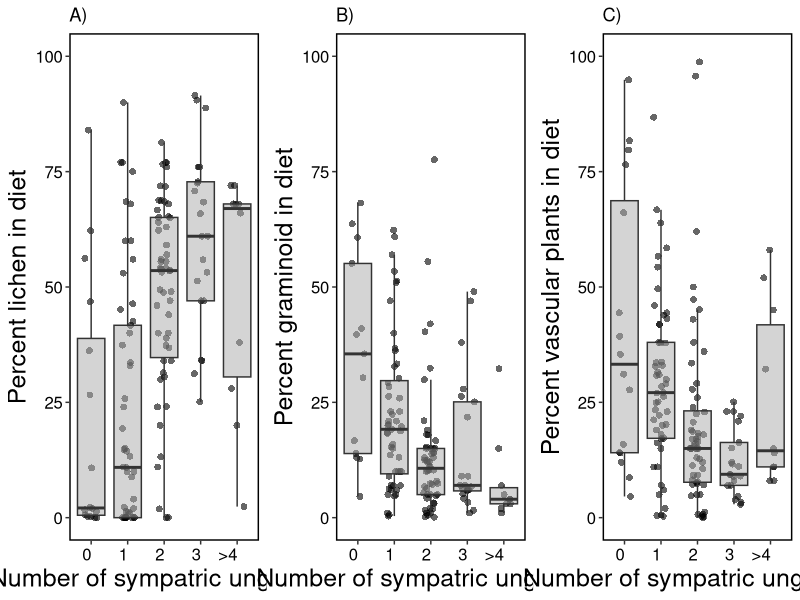

R code for this plot:


library(data.table)
library(ggplot2)
library(gridExtra)

sub <- fread("output/clean-data.csv")

sub <- sub[!is.na(sub$sympatric_ungulates)]

### Sympatric ungulates
sub$sympatric_ungulates[sub$sympatric_ungulates == "4"] <- ">4"
sub$sympatric_ungulates[sub$sympatric_ungulates == "5"] <- ">4"
sub$sympatric_ungulates[sub$sympatric_ungulates == "6"] <- ">4"

sub$sympatric_ungulates <- factor(sub$sympatric_ungulates, levels=c("0", "1",  "2", "3", ">4"))


png("figures/fig3.png", width = 8000, height = 4000, units = "px", res = 600)
aa <- ggplot(sub, 
             aes(sympatric_ungulates, lichen, fill=sympatric_ungulates)) + 
  geom_jitter(color = "black", 
              shape = 16,
              position = position_jitter(0.2),
              size = 2,
              alpha = 0.6) +
  geom_boxplot(fill = "darkgrey", 
               alpha = 0.5,
               outlier.color = NA) + 
  ylab("Percent lichen in diet") + xlab("Number of sympatric ungulates") +
  ylim(0,100) +
  ggtitle("A)") +
  theme(legend.position = 'none',
        legend.key = element_blank(),
        legend.text = element_text(size = 12, color = "black"),
        legend.title = element_blank(),
        axis.title = element_text(size=18),
        axis.text.y = element_text(size=12, color = "black"),
        axis.text.x = element_text(size = 12, color = "black",  hjust = 1), 
        strip.text  = element_text(size = 16),
        strip.background = element_rect(colour="black", size = 1, fill = "white"),
        panel.grid.minor = element_blank(),
        panel.background = element_blank(),
        panel.border = element_rect(colour = "black", fill=NA, size=1)) 

bb <- ggplot(sub, 
             aes(sympatric_ungulates, graminoid, fill=sympatric_ungulates)) + 
  geom_jitter(color = "black", 
              shape = 16,
              position = position_jitter(0.2),
              size = 2,
              alpha = 0.6) +
  geom_boxplot(fill = "darkgrey", 
               alpha = 0.5,
               outlier.color = NA) + 
  ylab("Percent graminoid in diet") + xlab("Number of sympatric ungulates") +
  ylim(0,100) +
  ggtitle("B)") +
  theme(legend.position = 'none',
        legend.key = element_blank(),
        legend.text = element_text(size = 12, color = "black"),
        legend.title = element_blank(),
        axis.title = element_text(size=18),
        axis.text.y = element_text(size=12, color = "black"),
        axis.text.x = element_text(size = 12, color = "black", hjust = 1), 
        strip.text  = element_text(size = 16),
        strip.background = element_rect(colour="black", size = 1, fill = "white"),
        panel.grid.minor = element_blank(),
        panel.background = element_blank(),
        panel.border = element_rect(colour = "black", fill=NA, size=1)) 

cc <- ggplot(sub, 
             aes(sympatric_ungulates, vascular, fill=sympatric_ungulates)) + 
  geom_jitter(color = "black", 
              shape = 16,
              position = position_jitter(0.2),
              size = 2,
              alpha = 0.6) +
  geom_boxplot(fill = "darkgrey", 
               alpha = 0.5,
               outlier.color = NA) + 
  ylab("Percent vascular plants in diet") + xlab("Number of sympatric ungulates") +
  ylim(0,100) +
  ggtitle("C)") +
  theme(legend.position = 'none',
        legend.key = element_blank(),
        legend.text = element_text(size = 12, color = "black"),
        legend.title = element_blank(),
        axis.title = element_text(size=18),
        axis.text.y = element_text(size=12, color = "black"),
        axis.text.x = element_text(size = 12, color = "black", hjust = 1), 
        strip.text  = element_text(size = 16),
        strip.background = element_rect(colour="black", size = 1, fill = "white"),
        panel.grid.minor = element_blank(),
        panel.background = element_blank(),
        panel.border = element_rect(colour = "black", fill=NA, size=1)) 


grid.arrange(aa,bb, cc, nrow = 1)
dev.off()
